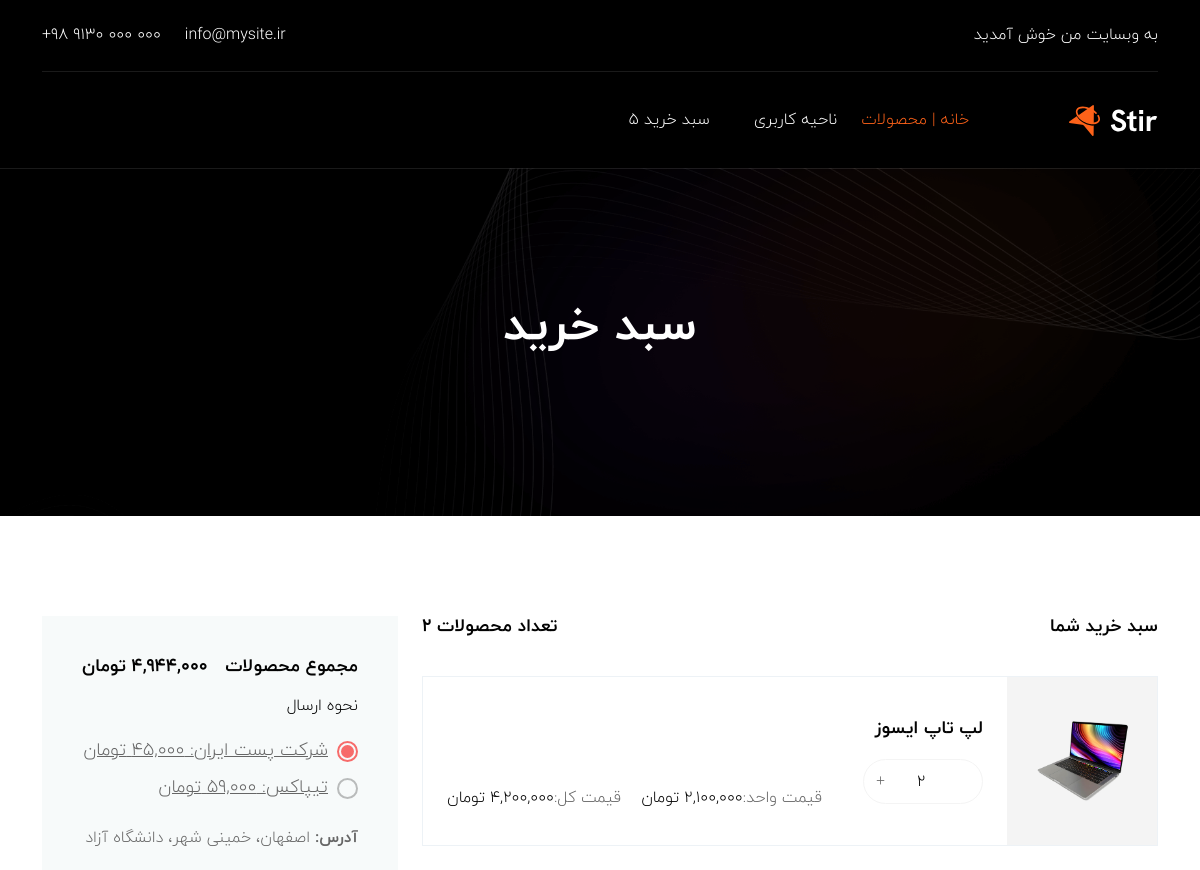
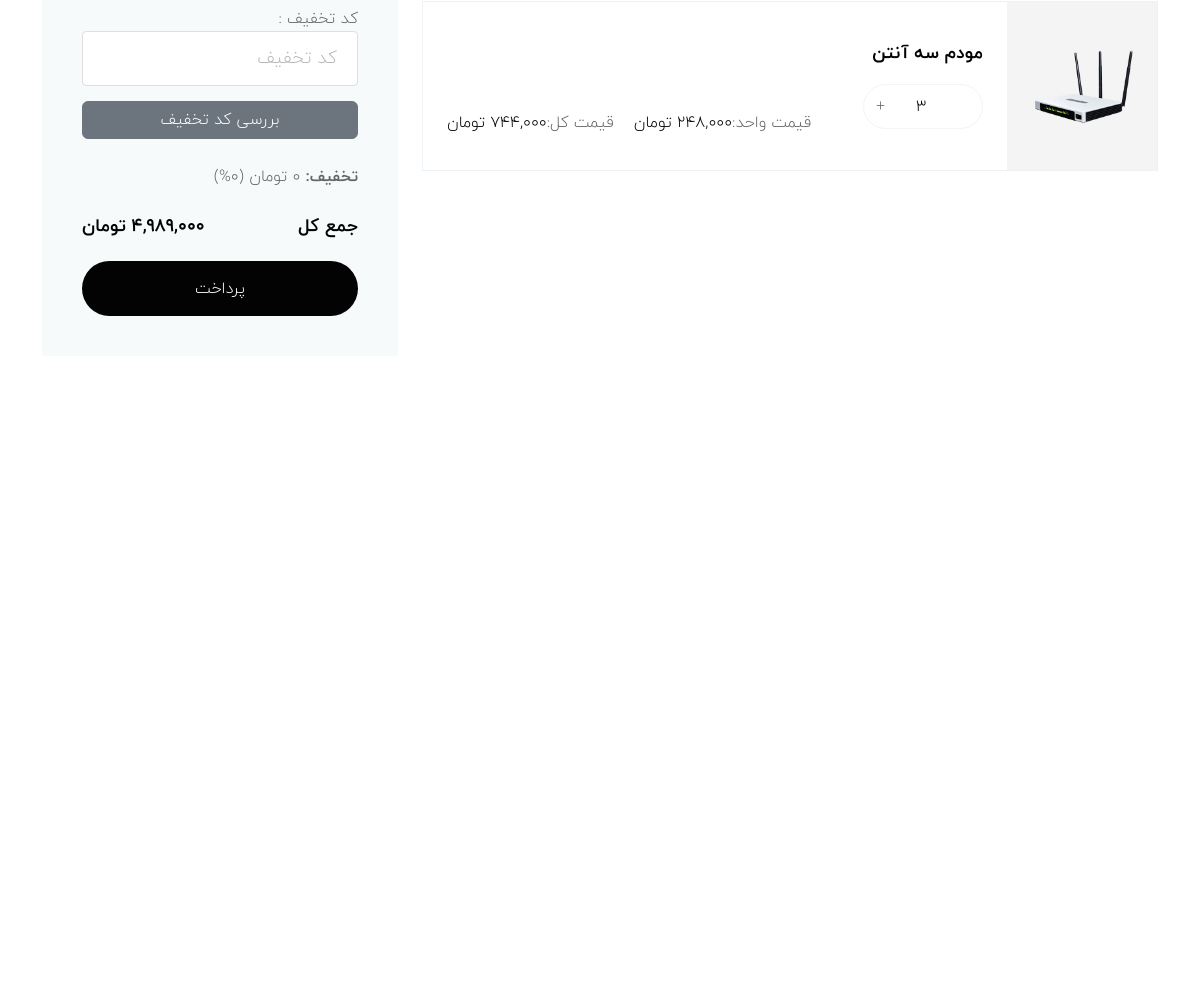
The page /order/cart/ (signed in) on the database its author committed (2 pictures, top to bottom).
### order/models.py (models this page shows, shortened)
class OrderItems(models.Model):
    order = models.ForeignKey(Order, on_delete=models.CASCADE, related_name='items')
    product = models.ForeignKey(Product, on_delete=models.CASCADE)
    price = models.IntegerField()
    quantity = models.IntegerField(default=1)
    def get_cost(self):
        return self.price * self.quantity

class Order(models.Model):
    user = models.ForeignKey(get_user_model(), on_delete=models.CASCADE, related_name='orders')
    paid = models.BooleanField(default=False)
    created = models.DateTimeField(auto_now_add=True)
    updated = models.DateTimeField(auto_now=True)
    discount = models.IntegerField(blank=True, null=True, default=0)
    delivery_company = models.CharField(max_length=150, blank=True, null=True,)
    delivery_price = models.IntegerField(blank=True, null=True,)
    class Meta:
        ordering = ['paid', '-updated']
    def get_products_total(self):
        return sum(item.get_cost() for item in self.items.all())
    def get_discount_price(self):
        return int((self.discount / 100) * self.get_products_total()) if self.discount else 0
    def get_total_price(self):
        total = self.get_products_total()
        if self.discount:
            total = int(total - self.get_discount_price())
        if self.delivery_price:
            total = (total + self.delivery_price)
        return total

class DeliveryOptions(models.Model):
    company_name = models.CharField(max_length=150)
    price = models.IntegerField()
    class Meta:
        verbose_name = 'delivery Options'
        verbose_name_plural = 'delivery Options'

### home/models.py (models this page shows, shortened)
class Product(models.Model):
    category = models.ManyToManyField(Category, related_name='products')
    name = models.CharField(max_length=200)
    slug = models.CharField(max_length=250)
    image = models.ImageField(upload_to='products')
    description = models.TextField()
    price = models.IntegerField()
    available = models.BooleanField(default=True)
    created = models.DateTimeField(auto_now_add=True)
    updated = models.DateTimeField(auto_now=True)
    class Meta:
        ordering = ['name']

### account/models.py (models this page shows)
class Profile(models.Model):
    user = models.OneToOneField(User, on_delete=models.CASCADE)
    full_name = models.CharField(max_length=250, default='خالی')
    phone = models.CharField(max_length=11, default='خالی')
    address = models.TextField(default='خالی')
    image = models.ImageField(upload_to='avatar/', default='avatar.png')
    total_paid = models.IntegerField(default=0)
    total_discount = models.IntegerField(default=0)
    order_count = models.IntegerField(default=0)
    item_count = models.IntegerField(default=0)
    active_order = models.IntegerField(null=True, blank=True)

### order/views.py (the view)
# urls.py: path('cart/', views.CartView.as_view(), name='cart'),
class CartView(LoginRequiredMixin, View):
    form_class = CouponApplyForm
    def get(self, request):
        delivery = DeliveryOptions.objects.all()
        if request.user.profile.active_order:
            order = get_object_or_404(Order, id=request.user.profile.active_order)
            cart = get_list_or_404(OrderItems, order=order)
            return render(request, 'order/cart.html', {'user':request.user, 'delivery':delivery, 'form':self.form_class, 'cart':cart, 'order':order})
        return render(request, 'order/cart.html', {'user':request.user, 'delivery':delivery, 'form':self.form_class})

### order/cart.py (called while the page is built)
    def __len__(self):
        return sum(item.quantity for item in self.items)

### order/context_processors.py (called while the page is built)
def cart_total_quantity(request):
    if request.user.is_authenticated and request.user.profile.active_order:
        return {'cart_total_quantity': len(Cart(request))}
    return {'cart_total_quantity': 0}

### order/templates/order/cart.html (shortened to what this page needs)
{% extends "base.html" %}
{% block page_title %}سبد خرید{% endblock page_title %}
{% block content %}
{% load humanize %}
<div class="cart-area pt-100 pb-75 bg-white">
    <div class="container">
        <div class="row">
            <div class="col-lg-8">
                <div class="d-flex justify-content-between cart-title">
                    <h3>سبد خرید شما</h3>
                    <h3>تعداد محصولات {{ cart|length }}</h3>
                </div>
                {% for item in cart %}
                    {% if item.quantity > 0 %}
                        <div class="d-sm-flex align-items-center cart-single-item">
                            <div class="flex-shrink-0">
                                <img src="{{ item.product.image.url }}" style="width:150px">
                            </div>
                            <div class="flex-grow-1">
                                <div class="d-flex justify-content-between align-items-center p-4">
                                    <div>
                                        <h3>{{ item.product.name }}</h3>
                                        <div class="input-counter d-flex justify-content-between">
                                            <span class="minus-btn"><a href="{% url "order:product_minus" item.product.id %}"><i class="fa-regular fa-minus"></i></a></span>
                                            <input type="text" value="{{ item.quantity }}" readonly>
                                            <span class="plus-btn"><a href="{% url "order:product_plus" item.product.id %}"><i class="fa-regular fa-plus"></i></a></span>
                                        </div>
                                    </div>
                                    <div class="text-end">
                                        <button class="close-btn"><a href="{% url "order:cart_remove" item.product.id %}"><i class="fa-regular fa-xmark fa-fw"></i></a></button>
                                        <div style="display:flex">
                                            {% if item.quantity > 1 %}
                                                <label>قیمت واحد:</label>
                                                <span class="d-block price" style="margin-left:20px">{{ item.price|intcomma }} تومان</span>
                                                <label>قیمت کل:</label>
                                            {% endif %}
                                            <span class="d-block price">{{ item.get_cost|intcomma }} تومان</span>
                                        </div>
                                    </div>
                                </div>
                            </div>
                        </div>
                    {% endif %}
                {% endfor %}
            </div>
            <div class="col-lg-4">
                <div class="cart-subtotal">
                    <div class="d-flex justify-content-between mb-3">
                        <h3>مجموع محصولات</h3>
                        <h3>{{ order.get_products_total|intcomma }} تومان</h3>
                    </div>
                    <span class="shipping">نحوه ارسال</span>
                    <div class="mb-4">
                        {% for send in delivery %}
                            <label class="radio-button-container">
                                <a href="{% url "order:apply_delivery" send.id %}">{{ send.company_name }}: {{ send.price|intcomma }} تومان
                                <span class="checkmark"></span></a>
                            </label>
                        {% endfor %}
                    </div>
                    <p class="mb-4"><b>آدرس: </b>{{ user.profile.address }}</p>
                    <div class="form-group mb-4">
                        <form action="{% url "order:apply_coupon" %}" method="post">
                            <label>کد تخفیف : </label>
                            {{ form.as_p }}
                            <input type="submit" value="بررسی کد تخفیف" class="btn btn-secondary w-100 text-center">
                        </form>
                    </div>
                    <p class="mb-4"><b>تخفیف: </b>{{ order.get_discount_price|intcomma }} تومان ({{ order.discount }}%)</p>
                    <div class="d-flex justify-content-between mb-4">
                        <h3>جمع کل</h3>
                        <h3>{{ order.get_total_price|intcomma }} تومان</h3>
                    </div>
                    <a href="{% url "order:checkout" %}" class="main-btn w-100 text-center">پرداخت</a>
                </div>
            </div>
        </div>
    </div>
</div>
{% endblock content %}

### static/css/style.css (style rules this page uses)
body { font-size:16px;font-family:"Hanken Grotesk",sans-serif;color:#666;font-weight:400 }
a { transition:all ease .5s;color:#666 }
button { outline:0 !important;box-shadow:none;border:none;padding:0 }
.h1,.h2,.h3,.h4,.h5,.h6,h1,h2,h3,h4,h5,h6 { color:#030303;font-weight:700 }
p { font-size:16px;margin-bottom:15px;line-height:1.8 }
img { max-width:100%;height:auto }
.form-control { height:55px;border:1px solid #dfdfdf;background-color:#fff;color:#030303;border-radius:4px;font-size:18px;padding:10px 20px;width:100%;transition:all ease .5s;border-radius:4px }
.form-control::placeholder { color:#b9b9b9;font-size:18px }
.pt-100 { padding-top:100px }
.pb-75 { padding-bottom:75px }
.main-btn { background-color:#030303;color:#fff;padding:15.5px 30px;font-weight:500;font-size:16px;text-decoration:none;border-radius:50px;display:inline-block;transition:all ease .5s }
.input-counter { border:1px solid #f4f4f4;padding:14.5px 12px;width:120px;border-radius:50px }
.input-counter .minus-btn { padding:0;cursor:pointer }
.input-counter .plus-btn { padding:0;cursor:pointer }
.input-counter input { border:none;text-align:center;padding:0;width:50px }
.cart-single-item { border:1px solid #edf2f6;margin-bottom:25px }
.cart-single-item h3 { font-size:18px;font-weight:600;margin-bottom:20px }
.cart-single-item .input-counter { padding:9.5px 12px }
.cart-single-item .price { color:#030303 }
.cart-single-item .close-btn { color:#030303;background-color:rgba(0,0,0,0);text-align:left;margin-bottom:50px }
.cart-title { margin-bottom:30px }
.cart-title h3 { font-size:18px;font-weight:600 }
.cart-subtotal { background-color:#f7fafa;padding:40px }
.cart-subtotal h3 { color:#030303;font-size:18px;font-weight:600;margin-bottom:0 }
.cart-subtotal .shipping { color:#030303;display:block;margin-bottom:20px }
.cart-subtotal .radio-button-container { color:rgba(0,0,0,.75);display:block;position:relative;padding-right:30px;line-height:25px;margin-bottom:12px;cursor:pointer;font-size:18px;-webkit-user-select:none;-moz-user-select:none;-ms-user-select:none;user-select:none }
.cart-subtotal .checkmark { position:absolute;top:3px;right:0;height:21px;width:21px;background-color:rgba(0,0,0,0);border-radius:50%;border:2px solid rgba(0,0,0,.25);transition:all .3s }
.cart-subtotal .radio-button-container input:checked~.checkmark { background-color:rgba(0,0,0,0);border-color:#f76b6a }
.cart-subtotal .checkmark:after { content:"";position:absolute;display:none }
.cart-subtotal .radio-button-container input:checked~.checkmark:after { display:block }
.cart-subtotal .radio-button-container .checkmark:after { top:2px;right:2px;width:13px;height:13px;border-radius:50%;background:#f76b6a }

### rows shown on the page
OrderItems: product.image (picture), product.name "لپ تاپ ایسوز", quantity "2"
OrderItems: product.image (picture), product.name "مودم سه آنتن", quantity "3"
Order: get_products_total "4,944,000", discount "0", get_total_price "4,989,000"
DeliveryOptions: company_name "شرکت پست ایران", price "45,000"
DeliveryOptions: company_name "تیپاکس", price "59,000"

### other values the page prints
{{ cart_total_quantity }} "5"
{{ cart|length }} "2"
{{ user.profile.address }} "اصفهان، خمینی شهر، دانشگاه آزاد"
